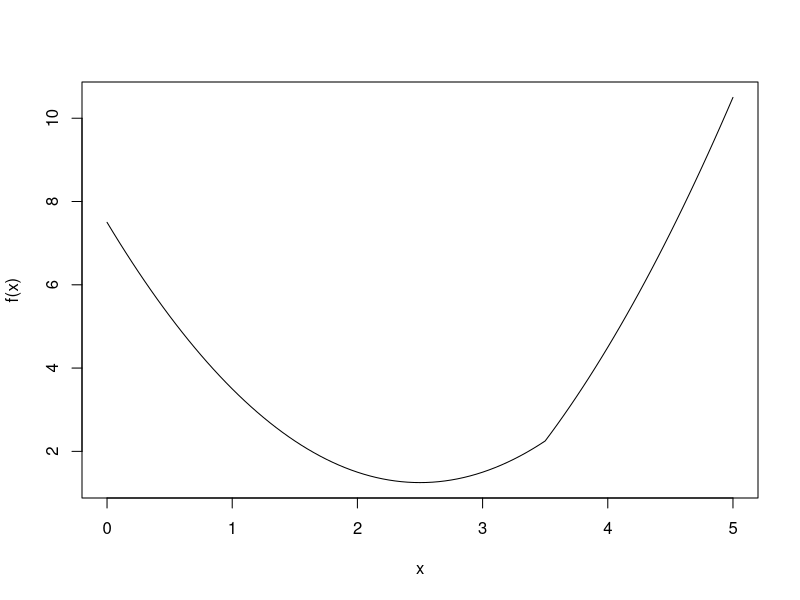

This figure's R source:
#compare times for different methods of summing columns in large matrix
#make a big matrix
big.matrix<-matrix(1:1e+06,nrow=1000)
columns<-rep(NA,dim(big.matrix)[2])

#compute column sum using a double loop of summations
system.time(
for (i in 1:dim(big.matrix)[2]){
s<-0
for (j in (1:dim(big.matrix)[1])){

s<-s+big.matrix[j,i]
}
columns[i]<-s
}
)


#compute column sums by using apply
system.time(colsums<-apply(big.matrix,2,sum))
 

#compute column sums using a single loop
system.time(for(i in 1:dim(big.matrix)[2]){
colsums[i]<-sum(big.matrix[,i])

}
)

#using the dedicated R functions

system.time(colsums<-colSums(big.matrix))


#Numerical Optimization
#givena function  f(x)   values of x  makes f() as large as possible
#example -maximizing a likelihood function
#it is efficient to minimize since if we want to maximize we can
#minimize -f()
#the golden section search method
#single variable function which has a single minimum on interval [a,b]

#example -minimize f(x) =|x-3.5|+(x-2)^2 on [0,5]
#define a function f(x)

f<-function(x){
abs(x-3.5)+(x-2)^2
}
 
#to check for a single minimum by graphing
curve(f,from=0,to=5)

#the Golden section algorithm
#1.start with [a,b] known to contain the minimum
#2. repeatedly shrink this interval into smaller and smaller intervals known
#to contain the minimum
#3. stop when the difference in endpoints is small enough
#the midpoint of the interval is the estimated minimum

golden<-function(f,a,b,tol=0.0000001){
#f is the function to be minimized
#a is the lower bound
#b is the upper bound
#tol is the stopping criteria
#initialize with endpoint value
ratio<-2/(sqrt(5)+1)
x1<-b-(b-a)*ratio
x2<-a+(b-a)*ratio
#evaluate the function at x1 and x2
f1<-f(x1)
f2<-f(x2)
#fo   01:2){
while(abs(b-a)>tol){
if (f2>f1){
b<-x2  #replace upper endpoint
x2<-x1   #property of golden ratio
f2<-f1  #dont have to recompute new x1,new f1
x1<-b-ratio*(b-a)
f1<-f(x1)

}else{
a<-x1 # #replace lower endpoint 
x1<-x2 # property of golden ratio(u can also compute
f1<-f2 #dont have to recompute
x2<-a+ratio*(b-a) #new x2
f2<-f(x2) #new f2
}

 
}
return((a+b)/2)
}

golden(f,0,5)












































